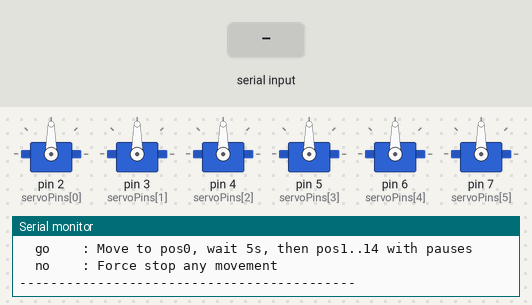
Recording of a sketch running on a simulated Arduino Uno, built with avr-gcc and run on an emulated ATmega328P. Shown: 6 × servo, the last lines printed to the serial monitor. The inputs (shaded band) are chosen by the test bench.

Above: at 1.3 s.
1.4 s: "go\n" received over Serial
At 1.85 s:
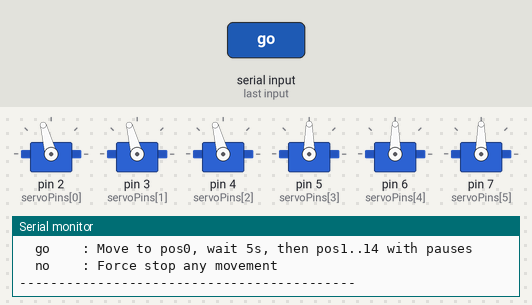
At 4.4 s:
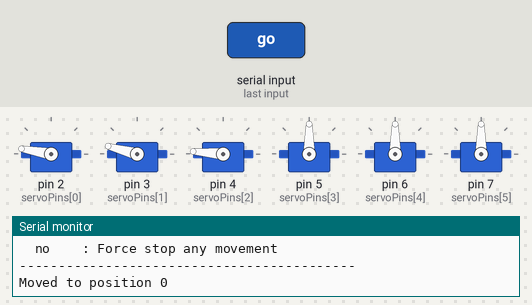
Timing chart, 0 to 12.1 s (numbered marks = the images above; inputs shaded):
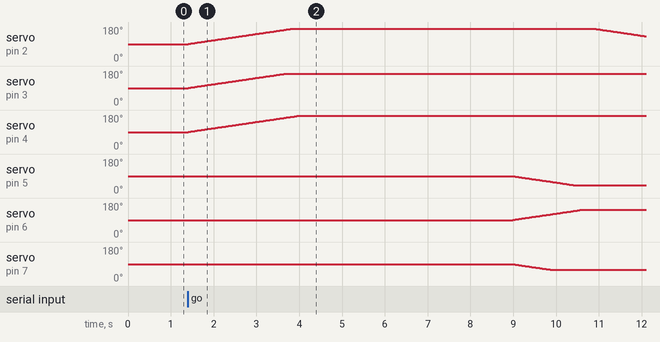

The sketch:

SixMotorDemoV5.ino
```cpp
#include <Servo.h>

/**
 * V5 (Revised):
 *  - "go":
 *     * Moves to pos0, waits 5s
 *     * Moves pos1->pos14 in sequence
 *     * 0.5s pause after each position except after pos2 & pos8,
 *       where it waits 2s
 *  - "no": forced stop of in-progress movement
 *  - "0..14": immediate move to that position
 */

static const int NUM_SERVOS = 6;
static const int servoPins[NUM_SERVOS] = {2, 3, 4, 5, 6, 7};

// 15 positions (0..14)
int positions[15][NUM_SERVOS] = {
  {170,165,175, 90, 90, 90},  // pos0
  {170,165,175, 42,145, 60},  // pos1
  {0,  165,175, 42,145, 60},  // pos2
  {0,  165,175, 10,120, 60},  // pos3
  {0,  165,175, 15, 60, 60},  // pos4
  {0,  165,175, 80, 60, 60},  // pos5
  {0,  165,175, 80, 60,125},  // pos6
  {0,  165,175,  5,100,125},  // pos7
  {170,165,175,  5,100,125},  // pos8
  {170,165,175,  5, 80,110},  // pos9
  {170,165,175,  5, 80, 95},  // pos10
  {170,165,175,  5,110, 75},  // pos11
  {170,165,175,  5,110,127},  // pos12
  {170,165,175, 45,100,105},  // pos13
  {170,165,175, 90, 90, 90}   // pos14
};

// Delay between each single degree step
int g_moveDelay = 30;

#define CMD_BUFFER_SIZE 32
char cmdBuffer[CMD_BUFFER_SIZE];
byte cmdIndex = 0;

Servo servos[NUM_SERVOS];

// Global to detect forced stop
volatile bool stopMotion = false;

void setup() {
  Serial.begin(9600);

  // Attach servos and set them all to 90 at startup
  for (int i = 0; i < NUM_SERVOS; i++) {
    servos[i].attach(servoPins[i]);
    servos[i].write(90);
  }

  Serial.println("=== Robotic Arm Control V4 (Revised) ===");
  Serial.println("Commands:");
  Serial.println("  0..14 : Move immediately to that position");
  Serial.println("  go    : Move to pos0, wait 5s, then pos1..14 with pauses");
  Serial.println("  no    : Force stop any movement");
  Serial.println("-------------------------------------------");
}

void loop() {
  readSerial(); // Always watch for new commands
}

// ----------------- Serial Reading & Parsing ------------------
void readSerial() {
  while (Serial.available() > 0) {
    char incomingByte = Serial.read();
    if (incomingByte == '\n') {
      cmdBuffer[cmdIndex] = '\0';
      parseCommand(cmdBuffer);
      cmdIndex = 0;
    } else {
      if (cmdIndex < CMD_BUFFER_SIZE - 1) {
        cmdBuffer[cmdIndex++] = incomingByte;
      }
    }
  }
}

void parseCommand(char* command) {
  if (strlen(command) == 0) return;

  // Check for "go"
  if (strcmp(command, "go") == 0) {
    stopMotion = false;
    startSequence();
    return;
  }

  // Check for "no"
  if (strcmp(command, "no") == 0) {
    stopMotion = true;
    Serial.println("Force stop received. Movement halted.");
    return;
  }

  // Otherwise, parse as integer for posIndex
  int posIndex = atoi(command);
  if (posIndex >= 0 && posIndex < 15) {
    stopMotion = false;
    moveToPosition(posIndex);
  } else {
    Serial.println("Invalid command. Use 0..14, 'go', or 'no'.");
  }
}

// ----------------- "go" Sequence Logic ------------------
void startSequence() {
  // 1) Move to pos0
  moveToPosition(0);
  if (stopMotion) return;

  // 2) Wait 5s
  if (!waitWithStopCheck(5000)) {
    Serial.println("Stopped during 5s wait.");
    return;
  }

  // 3) Now move from pos1..14, pausing after each
  for (int i = 1; i <= 14; i++) {
    if (stopMotion) {
      Serial.print("Stopped before moving to pos");
      Serial.println(i);
      return;
    }
    moveToPosition(i);
    if (stopMotion) return;

    // After each position, pause
    // Special 2s pause after pos2 and pos8, otherwise 0.5s
    if (i == 2 || i == 8) {
      if (!waitWithStopCheck(2000)) {
        Serial.print("Stopped during post-pos");
        Serial.print(i);
        Serial.println(" wait.");
        return;
      }
    } else {
      if (!waitWithStopCheck(300)) {
        Serial.print("Stopped during post-pos");
        Serial.print(i);
        Serial.println(" wait.");
        return;
      }
    }
  }

  Serial.println("Sequence complete. Ended at pos14.");
}

// Wait the specified milliseconds, but check for forced stop
bool waitWithStopCheck(unsigned long msToWait) {
  unsigned long startTime = millis();
  while (millis() - startTime < msToWait) {
    readSerial();      // check if 'no' was typed
    if (stopMotion) {
      return false;    // indicates we were forced to stop
    }
    delay(10);         // small wait to avoid a tight spin
  }
  return true;         // completed without stop
}

// ----------------- Movement Function ------------------
void moveToPosition(int posIndex) {
  // 1) Read current angles
  int currentAngles[NUM_SERVOS];
  for (int i = 0; i < NUM_SERVOS; i++) {
    currentAngles[i] = servos[i].read();
  }

  // 2) Move until all servos reach their target, or forced stop
  bool allAtTarget = false;
  while (!allAtTarget) {
    allAtTarget = true;

    // Check forced stop each iteration
    readSerial();
    if (stopMotion) {
      Serial.println("Movement interrupted by 'no'.");
      return;
    }

    for (int i = 0; i < NUM_SERVOS; i++) {
      int targetAngle = positions[posIndex][i];
      if (currentAngles[i] < targetAngle) {
        currentAngles[i]++;
        servos[i].write(currentAngles[i]);
        allAtTarget = false;
      } else if (currentAngles[i] > targetAngle) {
        currentAngles[i]--;
        servos[i].write(currentAngles[i]);
        allAtTarget = false;
      }
    }

    if (!allAtTarget) {
      delay(g_moveDelay);
    }
  }

  Serial.print("Moved to position ");
  Serial.println(posIndex);
}
```

Measured:
- after the input at 1.4 s, servo on pin 2 (servoPins[0]): rises from 90° to 170° in 2.4 s, then falls to 131° in 8.3 s; servo on pin 3 (servoPins[1]): moves from 90° to 165° over 2.2 s, starting at once
